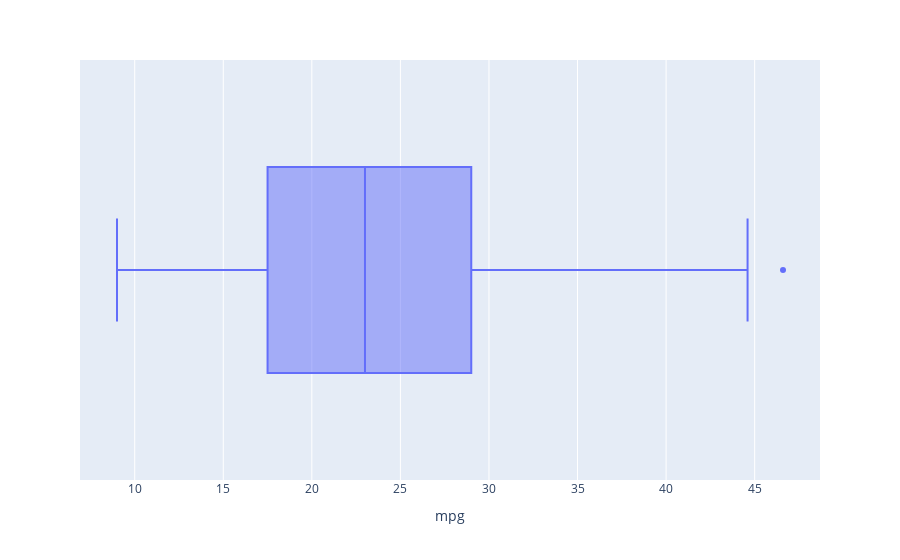
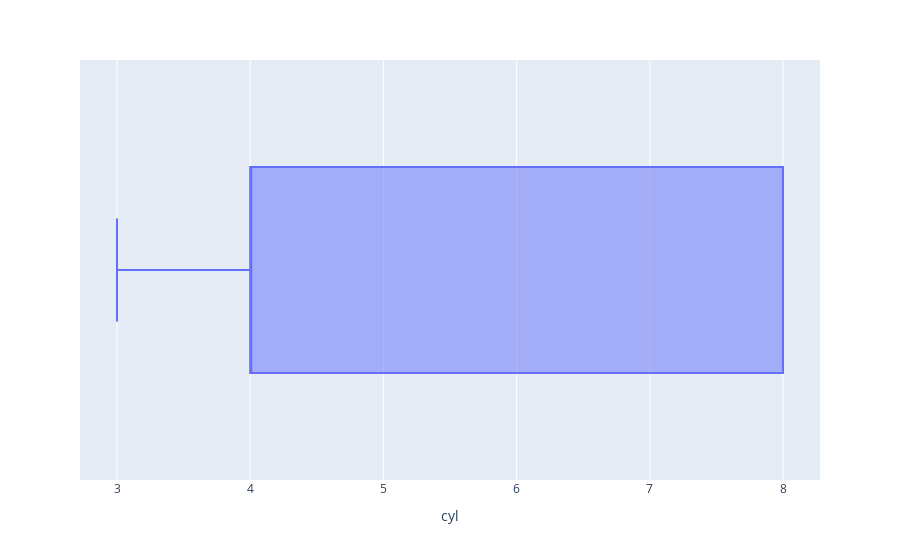
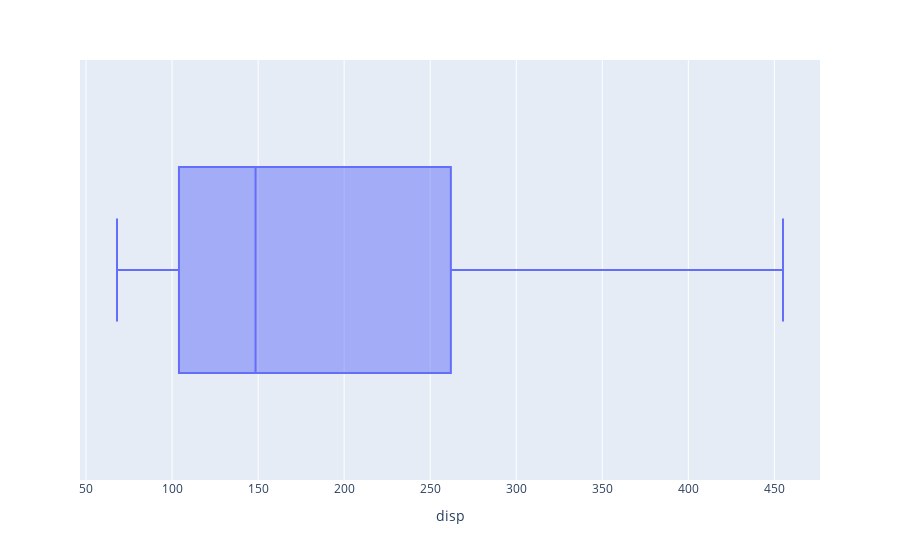
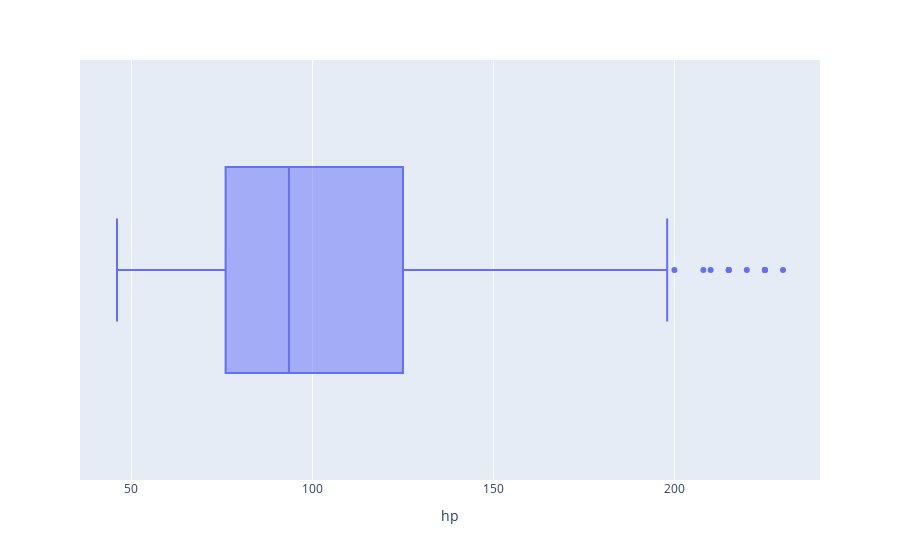

The cell these charts' notebook holds for them, in order:
### Code cell
for column in df:
    fig=px.box(df,x=column)
    fig.show()

### Figure 1 — Plotly figure (JSON) as saved in the notebook; plotly's stock layout.template omitted (floating-point values rounded to 4 significant figures; data arrays with more than 128 entries replaced by an {"elided": "..."} marker saying what was removed)
{"data": [{"alignmentgroup": "True", "hovertemplate": "mpg=%{x}<extra></extra>", "legendgroup": "", "marker": {"color": "#636efa"}, "name": "", "notched": false, "offsetgroup": "", "orientation": "h", "showlegend": false, "type": "box", "x": {"elided": "398 float values"}, "x0": " ", "xaxis": "x", "y0": " ", "yaxis": "y"}], "layout": {"boxmode": "group", "legend": {"tracegroupgap": 0}, "margin": {"t": 60}, "xaxis": {"anchor": "y", "domain": [0, 1], "title": {"text": "mpg"}}, "yaxis": {"anchor": "x", "domain": [0, 1]}}}

### Figure 2 — Plotly figure (JSON) as saved in the notebook; plotly's stock layout.template omitted (floating-point values rounded to 4 significant figures; data arrays with more than 128 entries replaced by an {"elided": "..."} marker saying what was removed)
{"data": [{"alignmentgroup": "True", "hovertemplate": "cyl=%{x}<extra></extra>", "legendgroup": "", "marker": {"color": "#636efa"}, "name": "", "notched": false, "offsetgroup": "", "orientation": "h", "showlegend": false, "type": "box", "x": {"elided": "398 int values"}, "x0": " ", "xaxis": "x", "y0": " ", "yaxis": "y"}], "layout": {"boxmode": "group", "legend": {"tracegroupgap": 0}, "margin": {"t": 60}, "xaxis": {"anchor": "y", "domain": [0, 1], "title": {"text": "cyl"}}, "yaxis": {"anchor": "x", "domain": [0, 1]}}}

### Figure 3 — Plotly figure (JSON) as saved in the notebook; plotly's stock layout.template omitted (floating-point values rounded to 4 significant figures; data arrays with more than 128 entries replaced by an {"elided": "..."} marker saying what was removed)
{"data": [{"alignmentgroup": "True", "hovertemplate": "disp=%{x}<extra></extra>", "legendgroup": "", "marker": {"color": "#636efa"}, "name": "", "notched": false, "offsetgroup": "", "orientation": "h", "showlegend": false, "type": "box", "x": {"elided": "398 float values"}, "x0": " ", "xaxis": "x", "y0": " ", "yaxis": "y"}], "layout": {"boxmode": "group", "legend": {"tracegroupgap": 0}, "margin": {"t": 60}, "xaxis": {"anchor": "y", "domain": [0, 1], "title": {"text": "disp"}}, "yaxis": {"anchor": "x", "domain": [0, 1]}}}

### Figure 4 — Plotly figure (JSON) as saved in the notebook; plotly's stock layout.template omitted (floating-point values rounded to 4 significant figures; data arrays with more than 128 entries replaced by an {"elided": "..."} marker saying what was removed)
{"data": [{"alignmentgroup": "True", "hovertemplate": "hp=%{x}<extra></extra>", "legendgroup": "", "marker": {"color": "#636efa"}, "name": "", "notched": false, "offsetgroup": "", "orientation": "h", "showlegend": false, "type": "box", "x": {"elided": "398 float values"}, "x0": " ", "xaxis": "x", "y0": " ", "yaxis": "y"}], "layout": {"boxmode": "group", "legend": {"tracegroupgap": 0}, "margin": {"t": 60}, "xaxis": {"anchor": "y", "domain": [0, 1], "title": {"text": "hp"}}, "yaxis": {"anchor": "x", "domain": [0, 1]}}}
